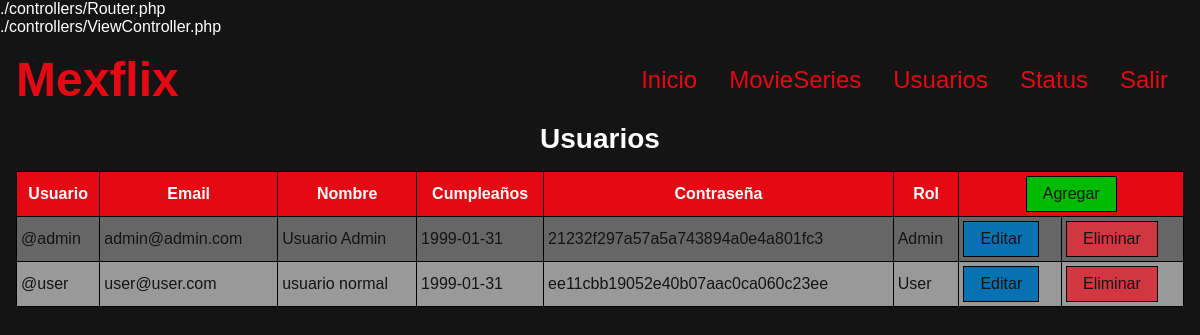
Page /users (signed in) on the committed database.
### tables this page shows
CREATE TABLE users(
    user VARCHAR(15) PRIMARY KEY,
    email VARCHAR(80) UNIQUE NOT NULL,
    name VARCHAR(100) NOT NULL,
    birthday DATE NOT NULL,
    pass CHAR(32) NOT NULL,
    role ENUM('Admin', 'User') NOT NULL
);

### controllers/ViewController.php (called while the page is built)
<?php
 class ViewController {
   private static $view_path = './views/';
   public function load_view($view){
        require_once(self::$view_path . 'header.php');
        require_once(self::$view_path . $view . '.php');
        require_once(self::$view_path . 'footer.php');
   }
 }

### index.php (called while the page is built, shortened)
<?php
require_once('controllers/Autoload.php');
$route = isset($_GET['r']) ? $_GET['r'] : 'home';
$mexflix = new Router($route);

### controllers/UsersController.php (called while the page is built, shortened)
<?php
class UsersController {
  private $model;
  public function __construct(){
        $this->model = new UsersModel();
  }
  public function get( $user_id = '' ){
    return $this->model->get($user_id);
  }
}

### models/Model.php (called while the page is built, shortened)
<?php
abstract class Model {
  private static $db_host     = 'localhost';
  private static $db_user     = 'henry';
  private static $db_pass     = '';
  private static $db_name     = 'mexflix';
  private static $db_charset  = 'utf8';
  private $conn;
  protected $query;
  protected $rows = array();
  private function db_open(){
      $this->conn = new mysqli(
          self::$db_host,
          self::$db_user,
          self::$db_pass,
          self::$db_name
        );
      $this->conn->set_charset(self::$db_charset);
  }
  protected function get_query(){
      $result = $this->conn->query($this->query);
      while( $this->rows[] = $result->fetch_assoc() );
    return array_pop($this->rows);
  }
}

### models/UsersModel.php (called while the page is built, shortened)
<?php
class UsersModel extends Model {
    public function get( $user = '' ){
      $this->query = ($user != '')
            ? "SELECT * FROM users WHERE user = '$user'"
            : "SELECT * FROM users";
      $this->get_query();
      $data = array();
      foreach($this->rows as $key => $value) {
        $data[$key] = $value;
      }
      return $data;
    }
}

### views/users.php (the view)
<?php
 print('<h2>Usuarios</h2>');
 $users_controller = new UsersController();
 $user = $users_controller->get();
 if(empty($user)) {
   print('
     <div class="container">
         <p class="item  error">No hay usuarios</p>
     </div>
   ');
 } else {
   $template_user = '
     <div class="item">
         <table>
           <tr>
             <th>Usuario</th>
             <th>Email</th>
             <th>Nombre</th>
             <th>Cumpleaños</th>
             <th>Contraseña</th>
             <th>Rol</th>
             <th colspan="2">
               <form method="POST">
                   <input type="hidden" name="r" value="user-add">
                   <input class="button add" type="submit" value="Agregar">
               </form>
             </th>
           </tr>';
       for ($n= 0; $n < count($user); $n++) {
         $template_user .=
         '<tr>
           <td>'. $user[$n]['user'] .'</td>
           <td>'. $user[$n]['email'] .'</td>
           <td>'. $user[$n]['name'] .'</td>
           <td>'. $user[$n]['birthday'] .'</td>
           <td>'. $user[$n]['pass'] .'</td>
           <td>'. $user[$n]['role'] .'</td>
           <td>
             <form method="POST">
                 <input type="hidden" name="r" value="user-edit">
                 <input type="hidden" name="user" value="'. $user[$n]['user'] .'">
                 <input class="button edit" type="submit" value="Editar">
             </form>
           </td>
           <td>
             <form method="POST">
                 <input type="hidden" name="r" value="user-delete">
                 <input type="hidden" name="user" value="'. $user[$n]['user'] .'">
                 <input class="button delete" type="submit" value="Eliminar">
             </form>
           </td>
         </tr>';
       }
     $template_user .= '
         </table>
     </div>
   ';
   print($template_user);
 }

### public/css/mexflix.css (style rules this page uses)
html { background-color: #141414; color: #fff; }
input, textarea, select { color: #141414; }
table { width: 100%; color: #141414; }
table th { padding: .25rem; background-color: #e50914; }
table td { padding: .25rem; }
table tr:first-child { background-color: #e50914; color: #fff; }
table tr:nth-child(even) { background-color: #666; }
table tr:nth-child(odd) { background-color: #999; }
.button { padding: .5rem 1rem; background-color: #e50914; }
.add { background-color: #0B0; }
.edit { background-color: #0871b2; }
.delete { background-color: #d23641; }

### rows in the picture
users: user "@admin", email "admin@admin.com", name "Usuario Admin", birthday "1999-01-31", pass "21232f297a57a5a743894a0e4a801fc3", role "Admin"
users: user "@user", email "user@user.com", name "usuario normal", birthday "1999-01-31", pass "ee11cbb19052e40b07aac0ca060c23ee", role "User"

### other values in the picture
$controllers_path "./controllers/Router.php ./controllers/ViewController.php"
